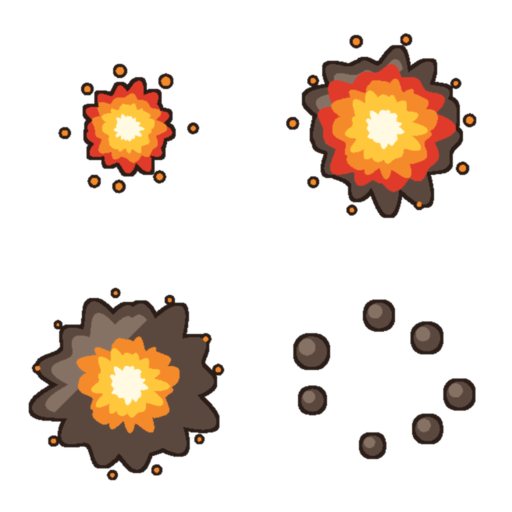
#> input picture art_src/vfx/raw/_ref_hit_explode.png, 1024 x 1024 px, given in place of sortie_parts_icons.png, which was not available (shown at 1/2 size)
$ python process_sortie_parts.py
#> lines starting #> are read from the running program, lines starting #| are printed output that depends on the picture; pictures that were not available may be replaced by others from this repository, and a replacement may not be noted
### docs/prompt/ui/process_ui_icons.py
#!/usr/bin/env python3
"""把 4x4 洋红底图标大图切成 16 张透明 PNG，压平渐变，归一化成统一画布。

为什么不用 rembg：这批图标有很粗的深色描边，rembg 常把描边外沿一起吃掉；
底色是纯洋红，键控更准也更快。

为什么要归一化成正方形画布：UiKit.Icon 用 preserveAspect 渲染，
如果按内容紧裁，宽扁的「横扫」和瘦高的「墨瓶」在同一个 size 下视觉大小会差很多。
统一放进 128x128、内容占 82%，各图标的视觉重量才一致。

    .venv-mock/bin/python docs/prompt/ui/process_ui_icons.py [大图名] [--flat N]

大图名默认 ui_icons_flat3.png。--flat N 指定量化色数，0 表示不压平。
"""
import os
import sys
from collections import Counter

from PIL import Image, ImageFilter

ASSETS = os.environ.get(
    "GAME_ASSETS", "/Users/rosa/rosa_games/game_assets/black-rosa/assets")
SPLIT = os.path.join(ASSETS, "split")
NOBG = os.path.join(ASSETS, "nobg")
FINAL = os.path.join(ASSETS, "final")

CANVAS = 128
CONTENT = 0.82          # 内容占画布比例
COLS, ROWS = 4, 4

NAMES = [
    "ico_damage", "ico_guns", "ico_rate", "ico_gold",
    "ico_hp", "ico_burst", "ico_halt", "ico_rage",
    "ico_sweep", "ico_splash", "ico_mend", "ico_stamina",
    "ico_ink", "ico_star", "ico_energy", "ico_lock",
]

SRC = "ui_icons_flat3.png"
FLAT = 6
CONTACT = "_contact.png"
_args = sys.argv[1:]
if _args and not _args[0].startswith("--"):
    SRC = _args.pop(0)


def _opt(flag, cast=str, default=None):
    if flag not in _args:
        return default
    return cast(_args[_args.index(flag) + 1])


FLAT = _opt("--flat", int, FLAT)
# 底栏图标是单独一张 2x2 的图，网格和名字都和主图标表不一样，
# 所以这三项可以从命令行覆盖，不用再抄一份两百行的切图流程。
COLS = _opt("--cols", int, COLS)
ROWS = _opt("--rows", int, ROWS)
CANVAS = _opt("--canvas", int, CANVAS)
_names = _opt("--names", str)
if _names:
    NAMES = _names.split(",")
CONTACT = _opt("--contact", str, CONTACT)
RAW = os.path.join(ASSETS, "raw", SRC)


# [13 lines left out: function bg_color, not called in this run]


def key_out(cell, bg, t0=58.0, t1=104.0):
    """洋红键控。先按色距算 alpha，再腐蚀 1px 去掉彩色毛边，最后轻微羽化。"""
    cell = cell.convert("RGBA")
    w, h = cell.size
    px = cell.load()
    br, bg_, bb = bg
    alpha = Image.new("L", (w, h))
    ap = alpha.load()
    span = max(1.0, t1 - t0)
    for y in range(h):
        for x in range(w):
            r, g, b, _ = px[x, y]
            d = ((r - br) ** 2 + (g - bg_) ** 2 + (b - bb) ** 2) ** 0.5
            t = (d - t0) / span
            ap[x, y] = 0 if t <= 0 else (255 if t >= 1 else int(t * 255))
    # 腐蚀一圈去洋红毛边。腐蚀量必须跟着格子尺寸走：2048 的大图每格 512px，
    # 溢色带有好几像素宽，只腐蚀 1px 会把洋红残留留在深描边里 —— 量化时它会被
    # 固化成一个栗红色槽（实测最暗色出现 (124,36,61) 这种 R、B 同时高过 G 的值），
    # 16 张图的描边色就散了。描边本身很厚，按比例掉 2~3px 在成品 128px 上看不出来。
    k = 3 if w < 200 else (5 if w < 400 else 7)
    alpha = alpha.filter(ImageFilter.MinFilter(k))
    alpha = alpha.filter(ImageFilter.GaussianBlur(max(0.6, w / 420.0)))
    cell.putalpha(alpha)
    return cell


def drop_bleed(img, keep_ratio=0.30, thr=40):
    """丢掉邻格越界进来的碎片。

    等分切格时，相邻图标的尖端会越过边界落进本格；归一化按包围盒算，
    碎片会把包围盒撑大，真图标就被缩小还偏心。
    判据：连通块「贴着格子边缘」且「面积远小于主体」才删 —— 真图标四周有
    留白不会碰边，而越界碎片必然碰边。这样又不会误删速度线、定身的小顿点
    那类合法的分离细节（它们不碰边）。
    """
    w, h = img.size
    a = img.split()[3].load()
    label = [[0] * w for _ in range(h)]
    comps = []          # (面积, 是否碰边, 像素表)
    cur = 0
    for sy in range(h):
        for sx in range(w):
            if a[sx, sy] <= thr or label[sy][sx]:
                continue
            cur += 1
            stack = [(sx, sy)]
            label[sy][sx] = cur
            pix = []
            edge = False
            while stack:
                x, y = stack.pop()
                pix.append((x, y))
                if x == 0 or y == 0 or x == w - 1 or y == h - 1:
                    edge = True
                for nx, ny in ((x + 1, y), (x - 1, y), (x, y + 1), (x, y - 1)):
                    if 0 <= nx < w and 0 <= ny < h and not label[ny][nx] and a[nx, ny] > thr:
                        label[ny][nx] = cur
                        stack.append((nx, ny))
            comps.append((len(pix), edge, pix))
    if not comps:
        return img, 0
    biggest = max(c[0] for c in comps)
    alpha = img.split()[3]
    ap = alpha.load()
    killed = 0
    for area, edge, pix in comps:
        if edge and area < biggest * keep_ratio:
            for x, y in pix:
                ap[x, y] = 0
            killed += 1
    img = img.copy()
    img.putalpha(alpha)
    return img, killed


# [92 lines left out: functions flatten, normalize, main, not called in this run]


# [2 lines that do not run on import are left out]

### docs/prompt/ui/process_sortie_parts.py
#!/usr/bin/env python3
"""把出征页组件大图抠成透明 PNG，放进 Resources/Art/Ui。"""
import os
import sys
import uuid

from PIL import Image, ImageFilter

ROOT = os.path.abspath(os.path.join(os.path.dirname(__file__), "..", "..", ".."))
RAW = os.path.join(ROOT, "docs", "prompt", "ui", "raw")
OUT = os.path.join(ROOT, "Assets", "Resources", "Art", "Ui")
sys.path.insert(0, os.path.dirname(__file__))
from process_ui_icons import key_out, drop_bleed, flatten  # noqa: E402


def trim(img, pad=8):
    bbox = img.getbbox()
    if bbox is None:
        return img
    x0, y0, x1, y1 = bbox
    x0 = max(0, x0 - pad)
    y0 = max(0, y0 - pad)
    x1 = min(img.width, x1 + pad)
    y1 = min(img.height, y1 + pad)
    return img.crop((x0, y0, x1, y1))


def snap_magenta(img):
    """洋红边上的粉边也算背景，不然缎带和卡框会留一圈粉。"""
    img = img.convert("RGBA")
    px = img.load()
    w, h = img.size
    for y in range(h):
        for x in range(w):
            r, g, b, a = px[x, y]
            if r > 180 and b > 150 and g < 170 and (b - g) > 25 and (r - g) > 20:
                px[x, y] = (255, 0, 255, 255)
    return img


def cut_cell(cell, bg, flat=0):
    cell = snap_magenta(cell)
    cut = key_out(cell, bg)
    cut, _ = drop_bleed(cut)
    if flat > 0:
        cut = flatten(cut, flat)
    return cut


def grid(name, cols, rows, names, size):
    sheet = Image.open(os.path.join(RAW, name)).convert("RGBA")
    bg = (255, 0, 255)
    cw, ch = sheet.width // cols, sheet.height // rows
    for i, out_name in enumerate(names):
        cx, cy = i % cols, i // cols
        cell = sheet.crop((cx * cw, cy * ch, (cx + 1) * cw, (cy + 1) * ch))
        cut = trim(cut_cell(cell, bg, flat=0), 4)
        # 正方形画布，内容和现有图标一样居中。
        side = size
        box = int(side * 0.86)
        scale = box / max(cut.width, cut.height)
        art = cut.resize((max(1, round(cut.width * scale)), max(1, round(cut.height * scale))), Image.LANCZOS)
        canvas = Image.new("RGBA", (side, side), (0, 0, 0, 0))
        canvas.paste(art, ((side - art.width) // 2, (side - art.height) // 2), art)
        dest = os.path.join(OUT, out_name + ".png")
        canvas.save(dest, optimize=True)
        print(out_name, canvas.size)


def one(name, dest, max_w):
    sheet = Image.open(os.path.join(RAW, name)).convert("RGBA")
    cut = trim(cut_cell(sheet, (255, 0, 255), flat=0), 2)
    if cut.width > max_w:
        h = max(1, round(cut.height * max_w / cut.width))
        cut = cut.resize((max_w, h), Image.LANCZOS)
    path = os.path.join(OUT, dest)
    cut.save(path, optimize=True)
    print(dest, cut.size)


# [166 lines left out: functions chapters, write_meta, not called in this run]


def main():
    os.makedirs(OUT, exist_ok=True)
    grid("sortie_parts_icons.png", 2, 2, [
        "ico_act_circle", "ico_act_checkin", "ico_act_event", "ico_act_rank",
    ], 256)
#> after the loop in grid, `for i, out_name in enumerate(names):`:
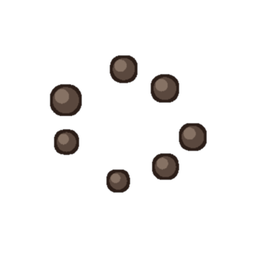
#> canvas: PIL image 256x256 RGBA; mean R, G, B, A 176.2, 175.1, 174.5, 188.3; transparent parts drawn white
    grid("sortie_parts_nodes.png", 2, 2, [
        "ico_node_done", "ico_node_now", "ico_node_lock", "ico_node_boss",
    ], 256)
#> call 2 of grid, with name = 'sortie_parts_nodes.png', cols = 2, rows = 2, size = 256
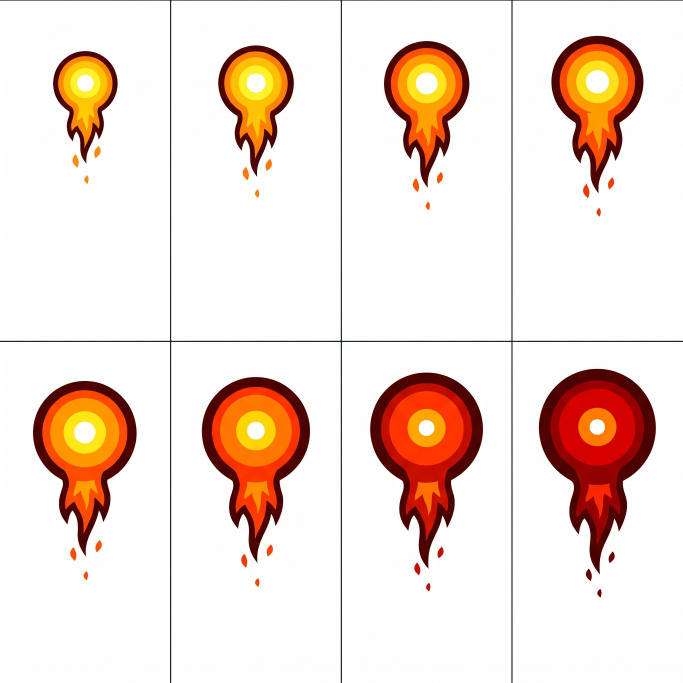
#> input picture art_src/vfx/raw/fire_v2_ball.png, 2048 x 2048 px, given in place of sortie_parts_nodes.png, which was not available (shown at 1/3 size)
#> the loop in grid (call 2), `for i, out_name in enumerate(names):` made 4 passes
#> pass 1, in grid (call 2), `art = cut.resize((max(1, round(cut.width * scale)), max(1, round(cut.h..`:
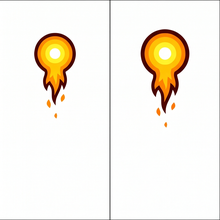
#> art: PIL image 220x220 RGBA; mean R, G, B, A 246.6, 240.9, 231.1, 255
#> after the loop in grid (call 2), `for i, out_name in enumerate(names):`:
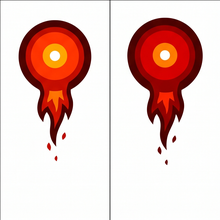
#> art: PIL image 220x220 RGBA; mean R, G, B, A 231.2, 200.8, 195.5, 255
#> after the loop in grid (call 2), `for i, out_name in enumerate(names):`:
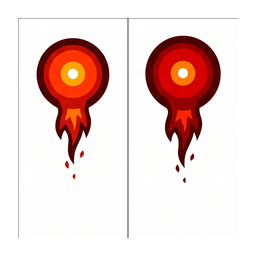
#> canvas: PIL image 256x256 RGBA; mean R, G, B, A 170.7, 148.3, 144.4, 188.3; transparent parts drawn white
#> after the loop in grid (call 2), `for i, out_name in enumerate(names):`:
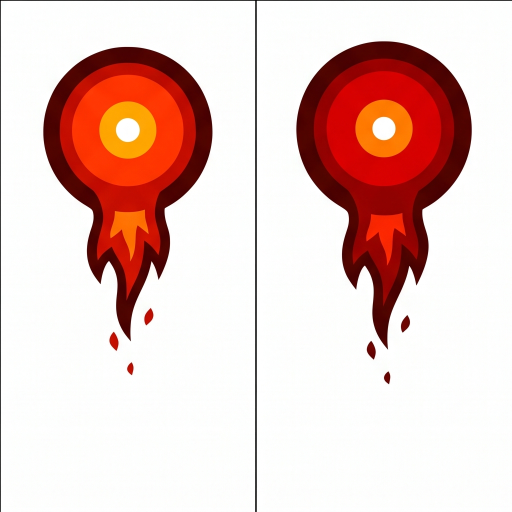
#> cell: PIL image 1024x1024 RGBA (shown at 1/2 size); mean R, G, B, A 231.4, 200.9, 195.6, 255
    one("sortie_parts_ribbon.png", "ribbon_chapter.png", 900)
#> in key_out (call 9), `alpha = Image.new("L", (w, h))`: alpha: PIL image 2048x2048 L; every value is 0
#> in key_out (call 9), `alpha = alpha.filter(ImageFilter.MinFilter(k))`: alpha: PIL image 2048x2048 L; every value is 255
#> in one, `cut = cut.resize((max_w, h), Image.LANCZOS)`:
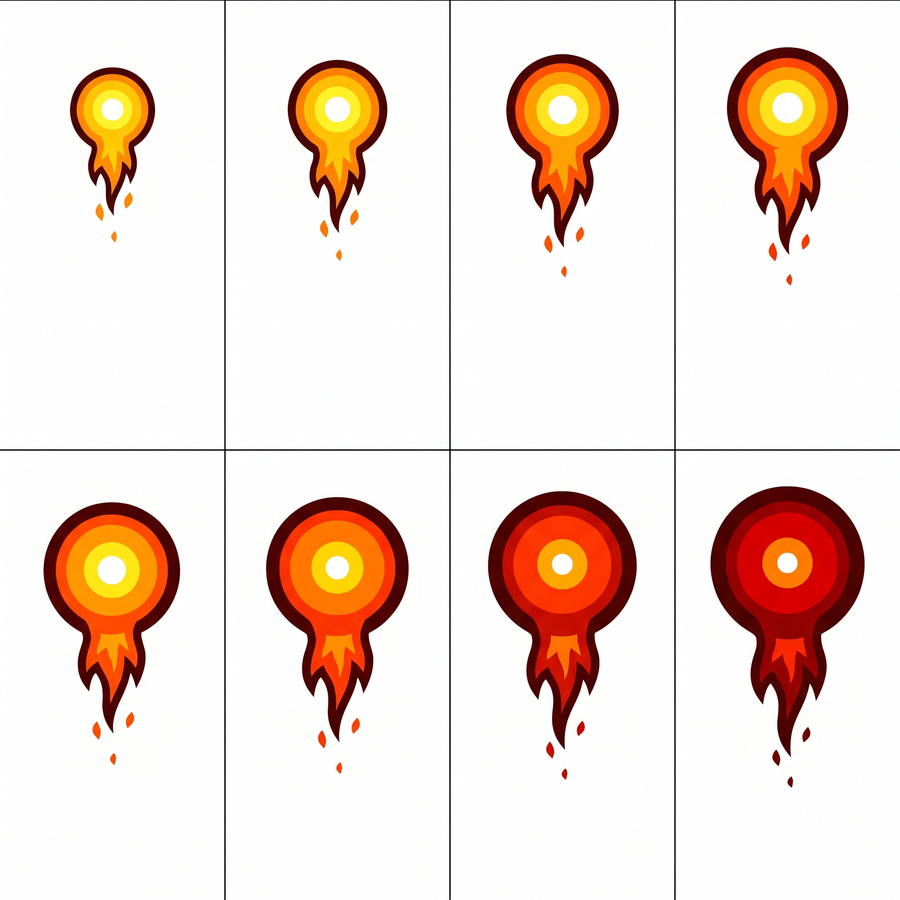
#> cut: PIL image 900x900 RGBA; mean R, G, B, A 240.4, 223, 212.7, 255
#| ribbon_chapter.png (900, 900)
    one("sortie_parts_card.png", "panel_chapter.png", 900)
    chapters()
    made = [
        "ico_act_circle", "ico_act_checkin", "ico_act_event", "ico_act_rank",
        "ico_node_done", "ico_node_now", "ico_node_lock", "ico_node_boss",
        "ribbon_chapter", "panel_chapter", "chapter_1", "chapter_2", "chapter_3",
    ]
    for name in made:
        path = os.path.join(OUT, name + ".png")
        im = Image.open(path)
        write_meta(path, max(im.size))
        print("meta", name, im.size)


if __name__ == "__main__":
#> (the run stopped early here; a loop or call above may not have finished)
